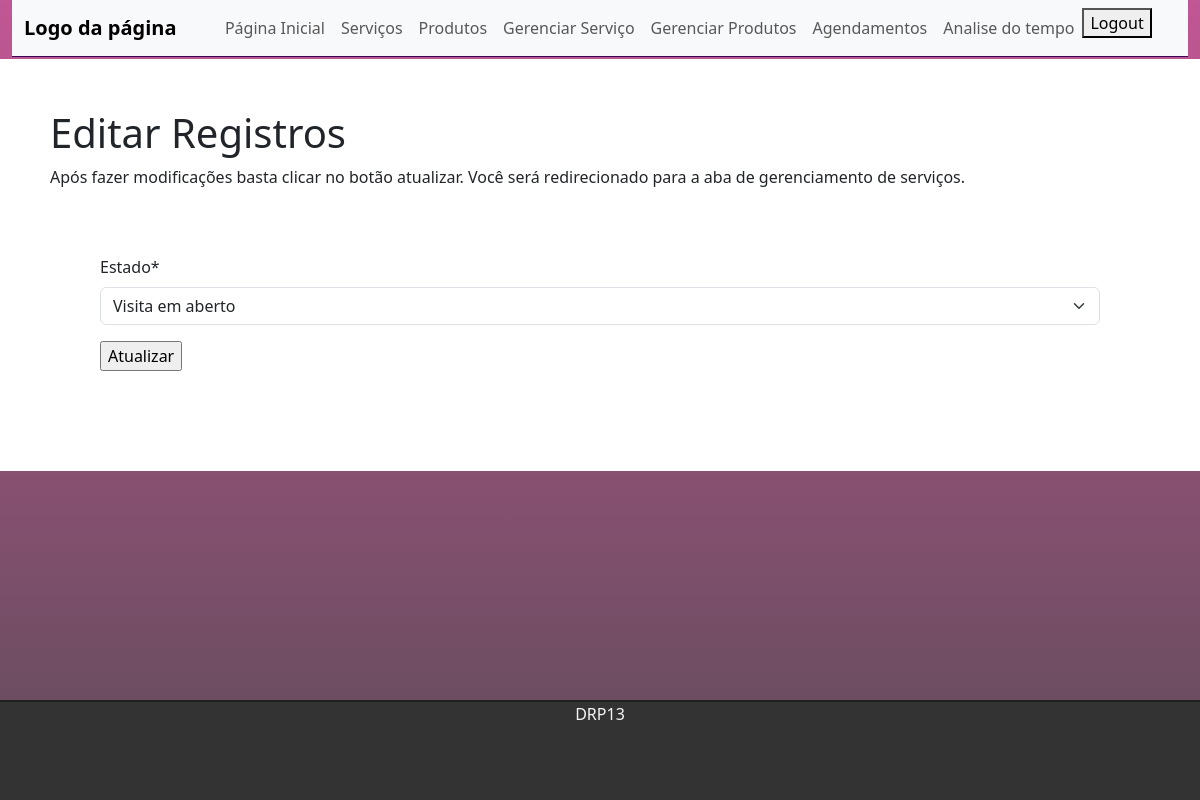
The app's page /appoitmentList/Atualizar/3 (signed in), older data.
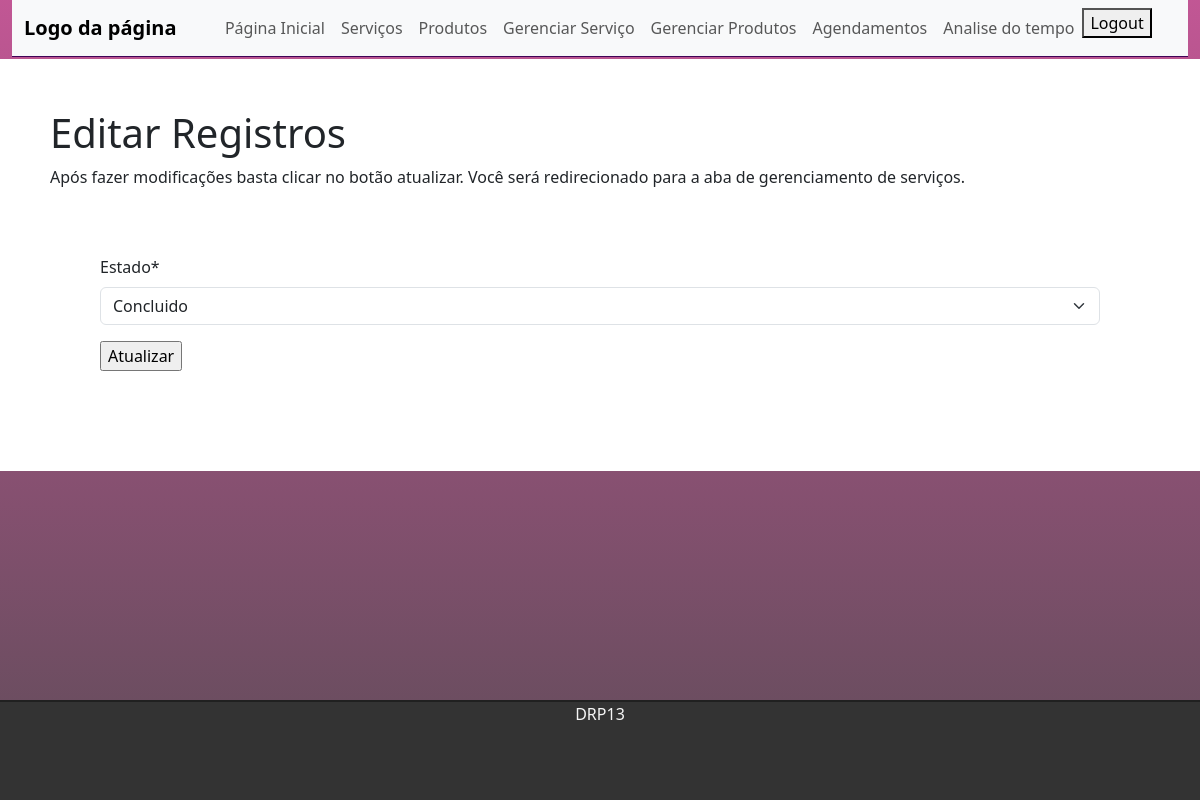
The same page, newer data.
### appoitments/models.py (models this page shows)
class Appoitment(models.Model):
    id = models.BigAutoField(primary_key=True)
    user = models.CharField()
    name = models.CharField()
    service = models.ForeignKey(Service, on_delete=models.SET_NULL, null=True)
    address = models.CharField(max_length=50)
    address_number = models.IntegerField()
    date = models.CharField(max_length=8)
    hour = models.CharField(max_length=40)
    description = models.TextField()
    status = models.CharField(max_length=20, choices=status, default='Visita em aberto')

### appoitments/views.py (the view)
# urls.py: path('appoitmentList/Atualizar/<int:id>', views.updateAppoitment, name='updateAppoitment')
@user_passes_test(lambda u: u.is_superuser)
def updateAppoitment(request, id):
    register = Appoitment.objects.get(id=id)
    form = UpdateAppoitmentForm(request.POST or None, request.FILES or None,instance=register)
    if form.is_valid():
        form.save()
        return redirect('appoitmentsList')
    return render(request, 'appoitments/updateAppoitment.html', {'register': register,
                                                         'form':form})

### appoitments/form.py
class UpdateAppoitmentForm(forms.ModelForm):
    class Meta:
        model = Appoitment
        fields = ('status',)
        labels = {
            'status' : 'Estado'
        }

### templates/appoitments/updateAppoitment.html (shortened to what this page needs)
{% extends 'tasks/index.html' %}
{% load crispy_forms_tags %}
{% block content %}
<div class="text-box">
    <h1>Editar Registros</h1>
    <p>Após fazer modificações basta clicar no botão atualizar. Você será redirecionado para a aba de gerenciamento de serviços.</p>
    <div class="text-box">
        <form action="" method="POST" enctype="multipart/form-data">
            {{form|crispy}}
            <input onclick="Confirm_Update()" type="submit" value="Atualizar">
        </form>
    </div>
</div>
{% endblock %}

Row changes from the older to the newer data that the page shows:
changed Appoitment: status "Visita em aberto" → "Concluido"
